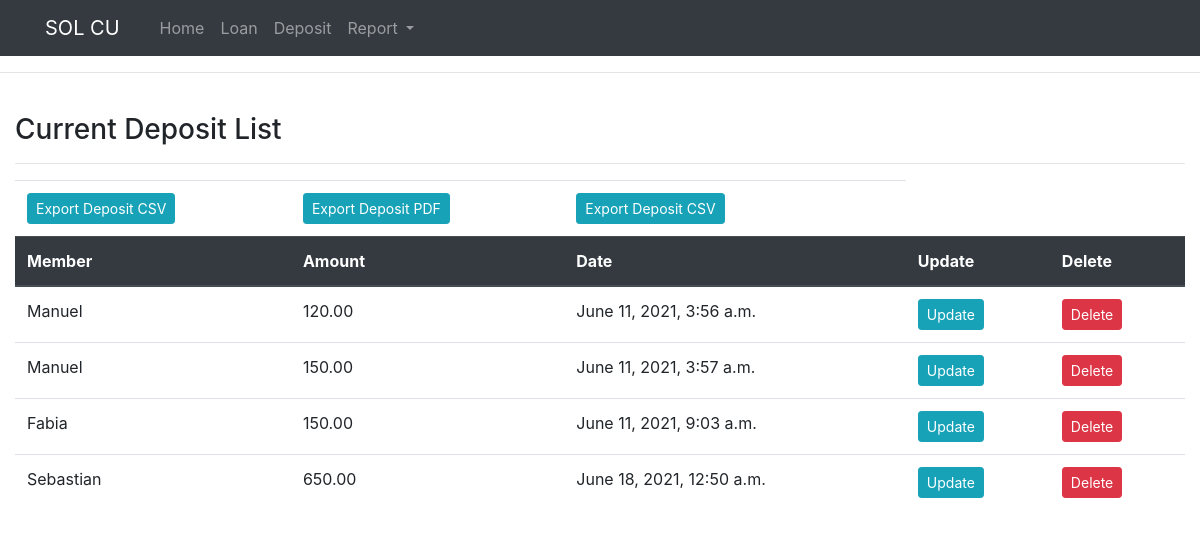
/deposit/, run on the app's committed database.
### information_system/models.py (models this page shows, shortened)
class Deposits(models.Model):
    Member=models.ForeignKey(to=Members, blank=True, null=True, on_delete=models.CASCADE)
    Date_deposit=models.DateTimeField(auto_now=True)
    Amount_deposit=models.DecimalField(max_digits=6, decimal_places=2)
    class Meta:
        verbose_name_plural = "Deposits"

class Members(models.Model):
    AccountNumber=models.IntegerField()
    FirstName=models.CharField(max_length=20, null=True, blank=True)
    LastName = models.CharField(max_length=20, null=True, blank=True)
    Address = models.CharField(max_length=20, null=True, blank=True)
    Email = models.EmailField()
    Mobile=models.DecimalField(max_digits=13, decimal_places=2)
    Date_start=models.DateTimeField(auto_now=True)
    Is_active=models.BooleanField(default=False)
    Base_fund=models.DecimalField(max_digits=6, decimal_places=2)
    class Meta:
        verbose_name_plural = "Members"
    def __str__(self):
        return self.FirstName

### information_system/views.py (the view)
# urls.py: path('deposit/',views.deposit, name='deposit'),
def deposit(request):
    deposit_list=Deposits.objects.all()
    total_dep = Deposits.objects.aggregate(mytotal=Sum('Amount_deposit'))
    maximum_dep=Deposits.objects.aggregate(mymax=Avg('Amount_deposit'))
    context={'total_dep':total_dep,'maximum_dep':maximum_dep,'deposit_list':deposit_list}
    return render(request,'information_system/Deposit.html',context)

### information_system/Templates/information_system/Deposit.html
{%extends 'information_system/Main.html'%}
{%load static%}
{%block content%}
    <h3>Current Deposit List</h3>
<hr>
<div>
      <table class="table">
  <thead class="thead-dark">
   <tr>
                    <td><a class="btn btn-sm btn-info" href="{% url 'export' %}">Export Deposit CSV</a> </td>
                    <td><a class="btn btn-sm btn-info" href="{% url 'export' %}">Export Deposit PDF</a> </td>
                     <td><a class="btn btn-sm btn-info" href="{% url 'export' %}">Export Deposit CSV</a> </td>
    </tr>
    <tr>
      <th scope="col">Member</th>
       <th scope="col">Amount</th>
       <th scope="col">Date </th>
        <th scope="col">Update </th>
        <th scope="col">Delete</th>
    </tr>
  </thead>
  <tbody>
     {%for deposit in deposit_list%}
                    <tr>
                        <td>{{deposit.Member}}</td>
                        <td>{{deposit.Amount_deposit}}</td>
                        <td>{{deposit.Date_deposit}}</td>
                       <td><a class="btn btn-sm btn-info"	href="{% url 'update' deposit.id %}">Update</a></td>
                         <td><a class="btn btn-sm btn-danger" href="#">Delete</a> </td>
                    </tr>
    {%endfor%}
  </tbody>
</table>
</div>
{%endblock content%}

### information_system/Templates/information_system/Main.html (shortened to what this page needs)
<!DOCTYPE html>
{% load static %}
<html>
<head>
    <link href="{%static 'vendor/fontawesome-free/css/all.min.css' %}" rel="stylesheet" type="text/css">
    <link href="{%static 'css/sb-admin-2.min.css' %}" rel="stylesheet">
    <link rel="stylesheet" href="https://stackpath.bootstrapcdn.com/bootstrap/4.4.1/css/bootstrap.min.css">
    <link rel="stylesheet" type="text/css" href="{% static 'css/main.css' %}">
</head>
</html>
<body>
      <nav class="navbar navbar-expand-lg navbar-dark bg-dark">
		  <div class="container">
	  <a class="navbar-brand" href="{%url 'home'%}">SOL CU</a>
	  <div class="collapse navbar-collapse" id="navbarSupportedContent">
	    <ul class="navbar-nav mr-auto">
	      <li class="nav-item active">
	        <a class="nav-link" href=""> <span class="sr-only">(current)</span></a>
	      </li>
            <li class="nav-item">
	        <a class="nav-link" href="{%url 'home'%}">Home</a>
	      </li>
	      <li class="nav-item">
	        <a class="nav-link" href="{%url 'loan'%}">Loan</a>
	      </li>
             <li class="nav-item">
	        <a class="nav-link" href="{%url 'deposit'%}">Deposit</a>
	      </li>
	      <li class="nav-item dropdown">
	        <a class="nav-link dropdown-toggle" href="#" id="navbarDropdown" role="button" data-toggle="dropdown" aria-haspopup="true" aria-expanded="true">
	          Report
	        </a>
	      </li>
	    </ul>
	  </div>
	</nav>
        <hr>
         <div class="container-fluid">
                <br>
                {% block content %}
                 {% endblock content %}
         </div>
</body>

### staticfiles/css2/main.css (style rules this page uses)
body { background-color: white }

### data on the page
Deposits: Member "Manuel", Amount_deposit "120.00", Date_deposit "June 11, 2021, 3:56 a.m."
Deposits: Member "Manuel", Amount_deposit "150.00", Date_deposit "June 11, 2021, 3:57 a.m."
Deposits: Member "Fabia", Amount_deposit "150.00", Date_deposit "June 11, 2021, 9:03 a.m."
Deposits: Member "Sebastian", Amount_deposit "650.00", Date_deposit "June 18, 2021, 12:50 a.m."
